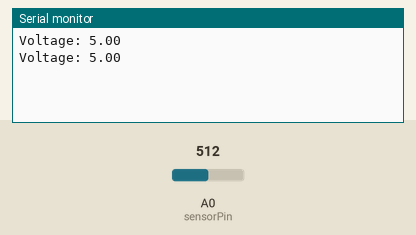
Recording of a sketch running on a simulated Arduino Uno, built with avr-gcc and run on an emulated ATmega328P. Shown: the last lines printed to the serial monitor. The inputs (shaded band) are chosen by the test bench; at power-on: A0 (sensorPin) = 512.

Above: at 1.8 s.
1.9 s: A0 (sensorPin) set to 716
At 2.8 s:
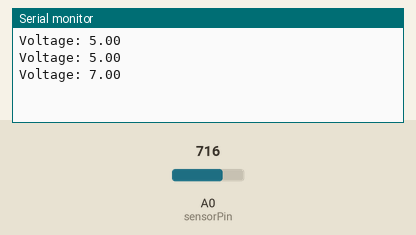
3.4 s: A0 (sensorPin) set to 900
At 4.7 s:
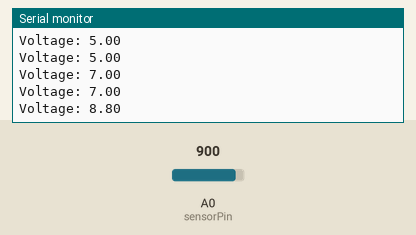
Timing chart, 0 to 6.4 s (numbered marks = the images above; inputs shaded):
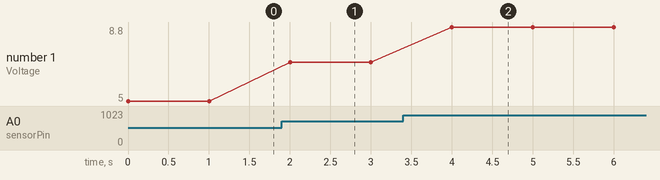

The sketch:

voltage_monitor.ino
```cpp
int sensorPin = A0;
float voltage = 0;

void setup() {
  Serial.begin(9600);
}

void loop() {
  int value = analogRead(sensorPin);
  voltage = value * (5.0 / 1023.0) * 2;
  Serial.print("Voltage: ");
  Serial.println(voltage);
  delay(1000);
}
```

Measured:
- after the input at 1.9 s, the serial monitor: prints a new line after 0.10 s (image 1)
- after the input at 3.4 s, the serial monitor: prints a new line after 0.60 s (image 2)
- plotted number 1: 5 → 7 after the input at 1.9 s, 7 → 8.8 after the input at 3.4 s
